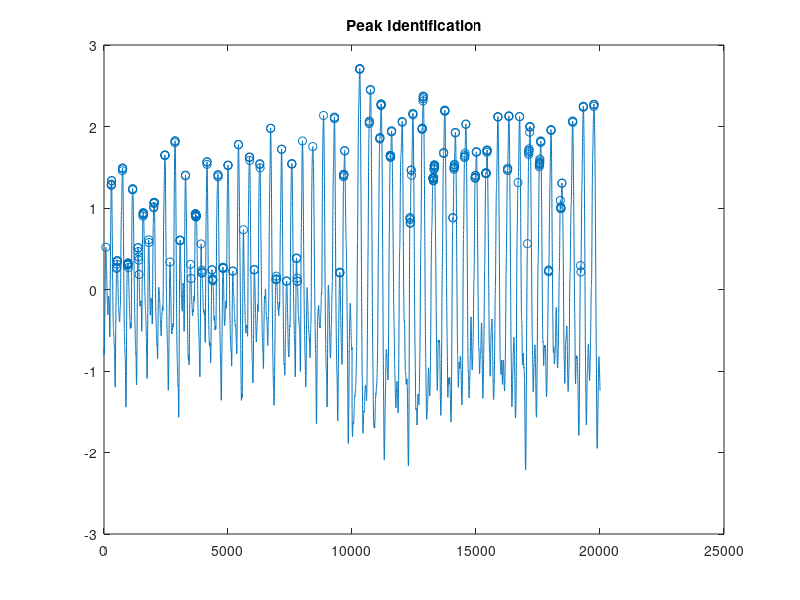

Source code (MATLAB):
    load('WALK_GZ.mat');
%     plot(WALK_GZ);title('walk gz')
    raw_data = WALK_GZ - mean(WALK_GZ);
%     figure;
%     plot(raw_data); title('Mean Adjusted Walk');

    
    
    %%%%%%%%%%%%%%%%%
    % Preprocessing %
    %%%%%%%%%%%%%%%%%
% %     
% %     ADJUST this threshold to identify that what should be the smallest magnitude of a peak.    
    raw_data_peaks = raw_data;
    for i = 1:length(raw_data_peaks)
        if(raw_data_peaks(i)< 0.1)%was 0.15
            raw_data_peaks(i) = 0;
        end
    end
    
    %FIND ALL PEAKS
    [val,pos] = findpeaks(raw_data_peaks); 
    figure;
    plot(raw_data);
    title('Peak Identification');
    hold on;
    scatter(pos,val);
    hold off;
% %     
% %     APPLY WINDOW
% %     j= 0;
% %     k=0;
% % 
% %     k =1;
% %     temp_pos(k) = pos(1);
% %     temp_val(k) = val(1);
% %     for i = 2:length(val)
% %         
% %         ADJUST threshold on how close 2 peaks can  be
% %         Distance
% %         if (pos(i)-pos(i-1))<200
% %             k= k+1;
% %             temp_pos(k) = pos(i);
% %             temp_val(k) = val(i);
% %             
% %         else
% %             j = j+1;
% %             [mv,mp] = max(temp_val);
% %             pos2(j) = temp_pos(mp);
% %             val2(j) = temp_val(mp);
% %             clear temp_pos temp_val
% %             k =1;
% %             temp_pos(k) = pos(i);
% %             temp_val(k) = val(i);
% %         end
% %     end
% %     
% %             figure;
% %             plot(raw_data); %plot(raw_data_orig); 
% %             title('Windowed Peaks'); 
% %             hold on
% %             stem(pos2,ones(size(pos2))); 
% %             hold off
% %     
% %     temp_vector = zeros(1,201);
% %     len = size(pos2); %returns 1x2 vector
% %     N = len(2);%the value stored in the second dimension of len is the number of peaks
% %     data_matrix= zeros(N, 201);
% %     for i = 1:N %for every peak
% %         temp_vector = raw_data((pos2(i)-100):(pos2(i)+100),1)';
% %          data_matrix(i,:) = temp_vector;
% %          clear temp_vector;
% %     end
% %     Print all peak segments
% %     for g = 1:81
% %         figure;
% %         plot(data_matrix(g,:))
% %     end
% % cov_matrix = cov(data_matrix);
% % [Eigenvectors, Eigenvalues] = eig(cov_matrix); 
% % 
% % pick the greatest eigenvalues (examine the bottom right of matrix D)
% % The columns of Eigenvectors correspond to the eigenvectors
% % PrincipalCompnents:11 eigenvectors with 201 elements up/down the column
% % PrincipalComponents = zeros(201, 10);
% % 
% % Get the principal components
% % for i = 1:11
% %     temp_vector = Eigenvectors(:,190+i);
% %     PrincipalComponents(:,i) = temp_vector; 
% % end
% % 
% % Compute the projection, aka dot product
% % Projections = zeros(1,11);
% % DOES NOT WORK Projections = dot(data_matrix, PrincipalComponents');
% % for i=1:11
% %     Projections(1,i) = data_matrix(1,:) * PrincipalComponents(:,i);
% % end
% % Projections = data_matrix*PrincipalComponents;
% % Compute the reconstructed vector
% % Reconstructed = zeros(81,201);
% % Reconstructed = Projections * PrincipalComponents';
% % 
% % Error = norm(data_matrix - Reconstructed)
% % ErrorPercentage=Error/norm(data_matrix)
% % 
% % figure;
% % plot(1:201,data_matrix(1,:), 1:201,Reconstructed(1,:));title('Overlay of Data and Reconstructed Sigal');
% % figure;
% % plot(1:201,data_matrix(80,:), 1:201,Reconstructed(80,:));title('Overlay of Data and Reconstructed Sigal');    
% % figure;
% % plot(1:201,data_matrix(79,:), 1:201,Reconstructed(79,:));title('Overlay of Data and Reconstructed Sigal');    
% % 
% % 
% % 
% % 
% %     
% %     
% %     
% %     
% %     
% %     %%%%%%%%%%%%%%%%%%
% %     n_cntr = 0;
% %     ind_cntr = zeros(1,3);
% %     gt_ind = zeros(3,length(pos2));
% %     gt_pos_overall = [];
% %     for i = 1:length(pos2)
% %         for activity = 1:3
% %             if (ground_truth(experiment_num,pos2(i)) == activity)
% %                 n_cntr = n_cntr+1;
% %                 ind_cntr(activity) = ind_cntr(activity)+1;
% %                 gt_pos_overall(n_cntr) = pos2(i);
% %                 gt_ind(activity,ind_cntr(activity)) = n_cntr;
% %             end
% %         end
% %     end
% %     
% %     for i = 1:length(gt_pos_overall)
% %         data(i,: ) = [raw_data_all_ch(gt_pos_overall(i)-20:gt_pos_overall(i)+50,1); raw_data_all_ch(gt_pos_overall(i)-20:gt_pos_overall(i)+50,2); raw_data_all_ch(gt_pos_overall(i)-20:gt_pos_overall(i)+50,3)];
% %     end
% %     if (length(gt_pos_overall) > 1)
% %     num_epochs(experiment_num) = length(gt_pos_overall);
% %     complete_data = [complete_data; data];
% %     complete_gt = [complete_gt ground_truth(experiment_num,gt_pos_overall)];
% %     user_set = ceil(experiment_cntr/60);
% %     complete_user = [complete_user user_set*ones(1,length(gt_pos_overall))];
% %     end
% % 
% % 
% % 
